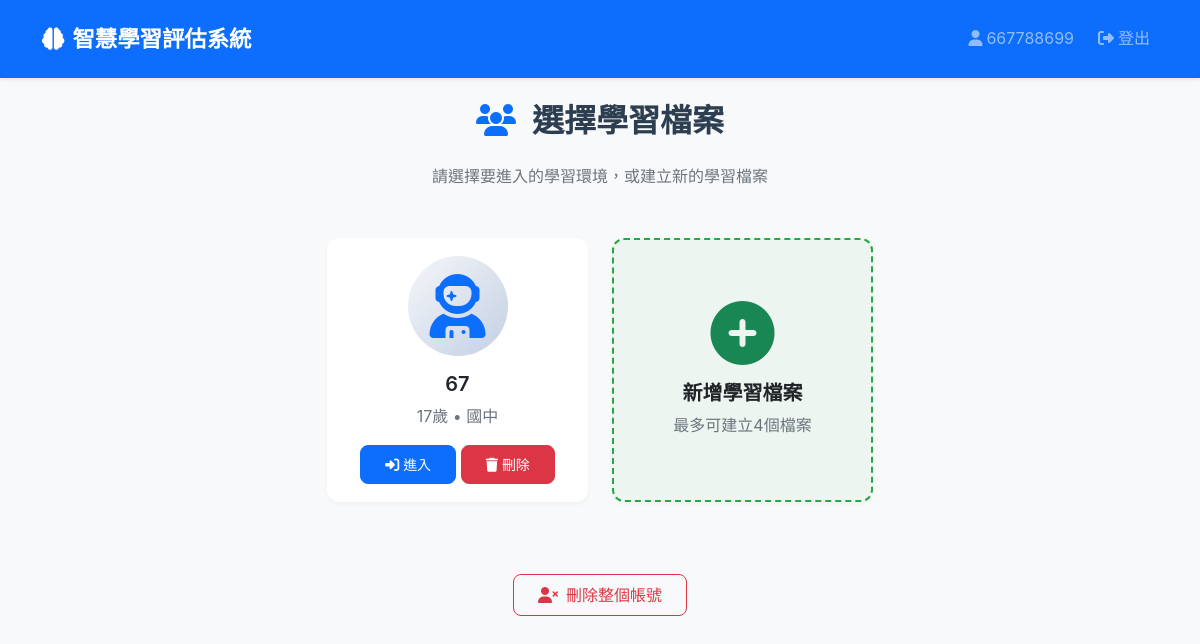
/child_selection (signed in), run on an earlier commit of the app's database.
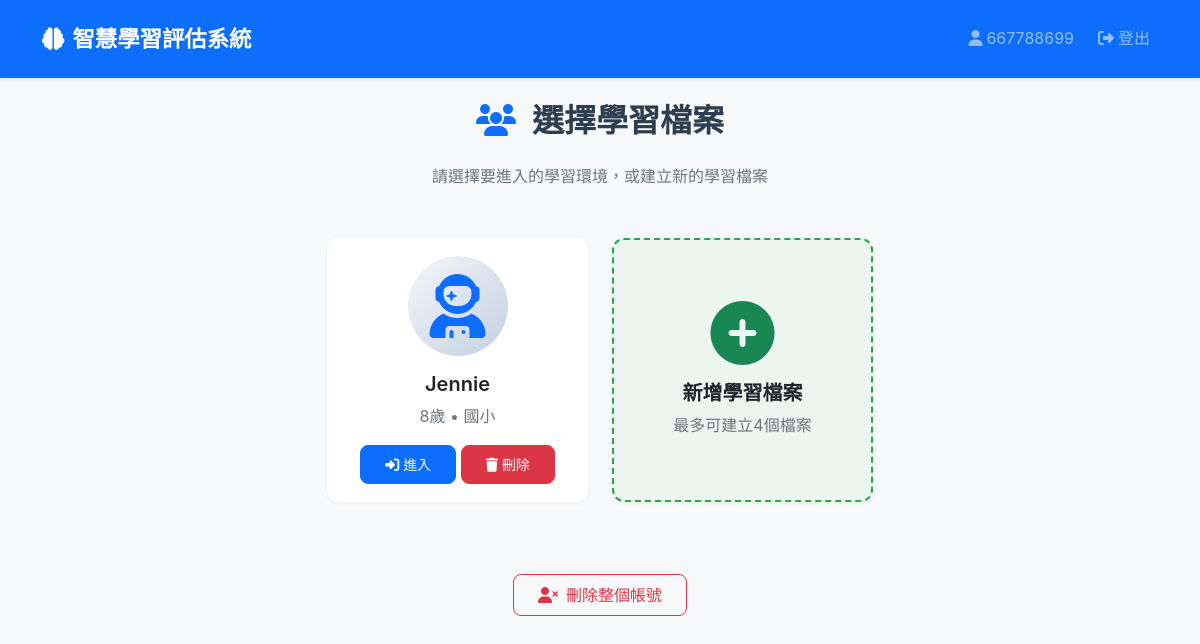
And on a later commit of the database.
### app.py (models this page shows)
class Child(db.Model):
   id = db.Column(db.Integer, primary_key=True)
   user_id = db.Column(db.Integer, db.ForeignKey('user.id'), nullable=False)
   nickname = db.Column(db.String(80), nullable=False)
   gender = db.Column(db.String(10), nullable=False)  # male/female
   age = db.Column(db.Integer, nullable=False)
   education_stage = db.Column(db.String(20), nullable=False)  # elementary/middle/high
   created_at = db.Column(db.DateTime, default=datetime.utcnow)
   study_sessions = db.relationship('StudySession', backref='child', lazy=True, cascade='all, delete-orphan')

### app.py (the view)
@app.route('/child_selection')
def child_selection():
   if 'user_id' not in session:
       return redirect(url_for('login'))
   user_id = session['user_id']
   children = Child.query.filter_by(user_id=user_id).all()
   return render_template('child_selection.html', children=children)

### templates/child_selection.html (shortened to what this page needs)
{% extends "base.html" %}
{% block content %}
<div class="container">
    <div class="row">
        <div class="col-12">
            <h2 class="mb-4 text-center">
                <i class="fas fa-users text-primary me-2"></i>
                選擇學習檔案
            </h2>
            <p class="text-center text-muted mb-5">
                請選擇要進入的學習環境，或建立新的學習檔案
            </p>
        </div>
    </div>
    <div class="row justify-content-center">
        {% for child in children %}
        <div class="col-md-6 col-lg-3 mb-4">
            <div class="card child-card h-100" onclick="selectChild({{ child.id }})">
                <div class="card-body text-center">
                    <div class="child-avatar mb-3">
                        {% if child.gender == 'male' %}
                            <i class="fas fa-user-astronaut fa-4x text-primary"></i>
                        {% else %}
                            <i class="fas fa-user-graduate fa-4x text-danger"></i>
                        {% endif %}
                    </div>
                    <h5 class="card-title">{{ child.nickname }}</h5>
                    <p class="card-text text-muted">
                        {{ child.age }}歲 • {{ {'elementary': '國小', 'middle': '國中', 'high': '高中'}[child.education_stage] }}
                    </p>
                    <div class="mt-3">
                        <button class="btn btn-primary btn-sm" onclick="event.stopPropagation(); selectChild({{ child.id }})">
                            <i class="fas fa-sign-in-alt me-1"></i>進入
                        </button>
                        <button class="btn btn-danger btn-sm" onclick="event.stopPropagation(); deleteChild({{ child.id }}, '{{ child.nickname }}')">
                            <i class="fas fa-trash me-1"></i>刪除
                        </button>
                    </div>
                </div>
            </div>
        </div>
        {% endfor %}
        {% if children|length < 4 %}
        <div class="col-md-6 col-lg-3 mb-4">
            <div class="card add-child-card h-100" data-bs-toggle="modal" data-bs-target="#createChildModal">
                <div class="card-body text-center d-flex flex-column justify-content-center">
                    <i class="fas fa-plus-circle fa-4x text-success mb-3"></i>
                    <h5 class="card-title">新增學習檔案</h5>
                    <p class="card-text text-muted">最多可建立4個檔案</p>
                </div>
            </div>
        </div>
        {% endif %}
    </div>
    <div class="row mt-5">
        <div class="col-12 text-center">
            <button class="btn btn-outline-danger" onclick="deleteAccount()">
                <i class="fas fa-user-times me-2"></i>刪除整個帳號
            </button>
        </div>
    </div>
</div>
{% endblock %}

### templates/base.html (shortened to what this page needs)
<!DOCTYPE html>
<html lang="zh-TW">
<head>
    <link href="https://cdnjs.cloudflare.com/ajax/libs/bootstrap/5.3.0/css/bootstrap.min.css" rel="stylesheet">
    <link href="https://cdnjs.cloudflare.com/ajax/libs/font-awesome/6.4.0/css/all.min.css" rel="stylesheet">
    <link href="{{ url_for('static', filename='style.css') }}" rel="stylesheet">
</head>
<body>
    <nav class="navbar navbar-expand-lg navbar-dark bg-primary">
        <div class="container">
            <a class="navbar-brand" href="{{ url_for('index') }}">
                <i class="fas fa-brain me-2"></i>智慧學習評估系統
            </a>
            <div class="collapse navbar-collapse" id="navbarNav">
                <div class="navbar-nav ms-auto">
                    {% if session.username %}
                        <span class="navbar-text me-3">
                            <i class="fas fa-user me-1"></i>{{ session.username }}
                        </span>
                        <a class="nav-link" href="{{ url_for('logout') }}">
                            <i class="fas fa-sign-out-alt me-1"></i>登出
                        </a>
                    {% endif %}
                </div>
            </div>
        </div>
    </nav>
    <main class="container-fluid py-4">
        {% block content %}{% endblock %}
    </main>
</body>
</html>

### static/style.css (style rules this page uses)
* { box-sizing: border-box; }
body { font-family: 'Microsoft JhengHei', 'Segoe UI', Tahoma, Geneva, Verdana, sans-serif; background-color: #f8f9fa; line-height: 1.6; }
.navbar { box-shadow: 0 2px 4px rgba(0,0,0,0.1); }
.navbar-brand { font-weight: bold; font-size: 1.3rem; }
.card { border: none; border-radius: 12px; box-shadow: 0 4px 6px rgba(0,0,0,0.1); transition: all 0.3s ease; background: white; }
.btn { border-radius: 8px; font-weight: 500; transition: all 0.3s ease; position: relative; overflow: hidden; }
.btn::before { content: ''; position: absolute; top: 0; left: -100%; width: 100%; height: 100%; background: linear-gradient(90deg, transparent, rgba(255,255,255,0.2), transparent); transition: left 0.5s; }

### templates/base.html (style rules this page uses)
body { font-family: -apple-system, BlinkMacSystemFont, "Segoe UI", "Microsoft JhengHei", "微軟正黑體", Roboto, "Helvetica Neue", Arial, sans-serif; font-size: 16px; line-height: 1.6; color: #333; -webkit-font-smoothing: antialiased; -moz-osx-font-smoothing: grayscale; }
h1, h2, h3, h4, h5, h6 { font-weight: 600; color: #2c3e50; }
.text-muted { color: #6c757d !important; }
.navbar { box-shadow: 0 2px 4px rgba(0,0,0,.08); padding: 1rem 0; }
.navbar-brand { font-size: 1.4rem; font-weight: 700; }
.card { border: 1px solid rgba(0,0,0,.125); box-shadow: 0 2px 4px rgba(0,0,0,.04); }
.btn { font-weight: 500; padding: 0.5rem 1.5rem; }

### templates/child_selection.html (style rules this page uses)
.child-card { cursor: pointer; transition: all 0.3s ease; border: 2px solid transparent; }
.add-child-card { cursor: pointer; transition: all 0.3s ease; border: 2px dashed #28a745; background-color: rgba(40, 167, 69, 0.05); }
.child-avatar { width: 100px; height: 100px; margin: 0 auto; display: flex; align-items: center; justify-content: center; background: linear-gradient(135deg, #f5f7fa 0%, #c3cfe2 100%); border-radius: 50%; }

What changed in the data, as far as the page shows it:
removed Child: gender "male" (drawn), nickname "67", age "17", education_stage "國中"
added Child: gender "male" (drawn), nickname "Jennie", age "8", education_stage "國小"
